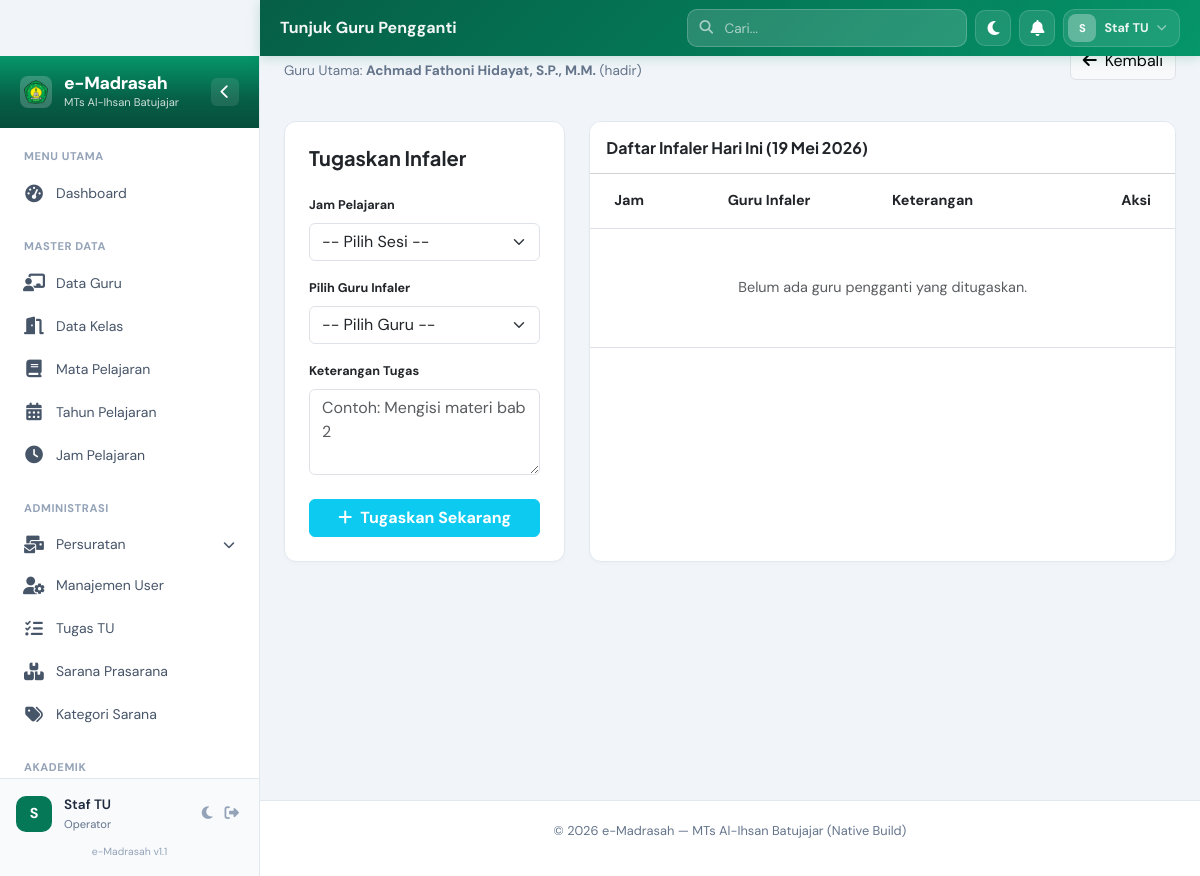
Screenshot of /modules/absensi/pengganti.php?agenda_id=1 (signed in) with the database file from the repository.
### tables this page shows
CREATE TABLE `agenda_guru` (
  `id` bigint unsigned NOT NULL AUTO_INCREMENT,
  `tanggal` date NOT NULL,
  `guru_id` bigint unsigned NOT NULL,
  `status` enum('hadir','izin','sakit','alpha') NOT NULL DEFAULT 'hadir',
  `keterangan` text,
  `created_at` timestamp NULL DEFAULT NULL,
  `updated_at` timestamp NULL DEFAULT NULL,
  PRIMARY KEY (`id`),
  UNIQUE KEY `agenda_guru_tanggal_guru_id_unique` (`tanggal`,`guru_id`),
  KEY `agenda_guru_guru_id_foreign` (`guru_id`),
  CONSTRAINT `agenda_guru_guru_id_foreign` FOREIGN KEY (`guru_id`) REFERENCES `gurus` (`id`) ON DELETE CASCADE
);

CREATE TABLE `gurus` (
  `id` bigint unsigned NOT NULL AUTO_INCREMENT,
  `user_id` bigint unsigned DEFAULT NULL,
  `email` varchar(255) DEFAULT NULL,
  `phone` varchar(20) DEFAULT NULL,
  `nip` varchar(50) DEFAULT NULL,
  `status` enum('aktif','cuti','pensiun') DEFAULT 'aktif',
  `kode` varchar(255) NOT NULL,
  `nama` varchar(255) NOT NULL,
  `bidang_studi` varchar(255) DEFAULT NULL,
  `jam_tidak_tersedia` json DEFAULT NULL,
  `created_at` timestamp NULL DEFAULT NULL,
  `updated_at` timestamp NULL DEFAULT NULL,
  PRIMARY KEY (`id`),
  UNIQUE KEY `gurus_kode_unique` (`kode`),
  UNIQUE KEY `email` (`email`),
  UNIQUE KEY `nip` (`nip`),
  KEY `idx_user_id` (`user_id`),
  KEY `idx_status` (`status`)
);

### includes/functions.php (called while the page is built, shortened)
<?php
function tgl_indo($tanggal) {
    $bulan = array (1 => 'Januari', 'Februari', 'Maret', 'April', 'Mei', 'Juni', 'Juli', 'Agustus', 'September', 'Oktober', 'November', 'Desember');
    $pecahkan = explode('-', $tanggal);
    return $pecahkan[2] . ' ' . $bulan[ (int)$pecahkan[1] ] . ' ' . $pecahkan[0];
}
?>

### modules/absensi/pengganti.php (the view, shortened to what this page needs)
<?php
include __DIR__ . '/../../includes/header.php';
$agenda_id = isset($_GET['agenda_id']) ? (int)$_GET['agenda_id'] : 0;
$stmt = $pdo->prepare("
    SELECT a.*, g.nama as nama_guru, g.kode as kode_guru
    FROM agenda_guru a
    JOIN gurus g ON a.guru_id = g.id
    WHERE a.id = ?
");
$stmt->execute([$agenda_id]);
$agenda = $stmt->fetch();
$stmt_ex = $pdo->prepare("
    SELECT gp.*, g.nama as nama_pengganti
    FROM guru_pengganti gp
    JOIN gurus g ON gp.guru_pengganti_id = g.id
    WHERE gp.agenda_guru_id = ?
");
$stmt_ex->execute([$agenda_id]);
$existing_pengganti = $stmt_ex->fetchAll();
?>
<div class="page-header mb-4 fade-in">
    <div>
        <h2 class="page-title"><i class="fas fa-user-friends me-2 text-info"></i>Manajemen Guru Pengganti</h2>
        <p class="page-subtitle">Guru Utama: <strong><?php echo $agenda['nama_guru']; ?></strong> (<?php echo $agenda['status']; ?>)</p>
    </div>
    <div>
        <a href="index.php?tanggal=<?php echo $agenda['tanggal']; ?>" class="btn btn-light border">
            <i class="fas fa-arrow-left me-2"></i>Kembali
        </a>
    </div>
</div>
<div class="row g-4 fade-in">
    <div class="col-xl-4">
        <div class="card border-0 shadow-sm p-4 h-100">
            <h5 class="fw-bold mb-4">Tugaskan Infaler</h5>
            <form action="store_pengganti.php" method="POST">
                <div class="mb-3">
                    <label class="form-label small fw-bold">Jam Pelajaran</label>
                    <select name="jam_pelajaran_id" class="form-select" required>
                        <option value="">-- Pilih Sesi --</option>
                    </select>
                </div>
                <div class="mb-3">
                    <label class="form-label small fw-bold">Pilih Guru Infaler</label>
                    <select name="guru_pengganti_id" class="form-select" required>
                        <option value="">-- Pilih Guru --</option>
                    </select>
                </div>
                <div class="mb-4">
                    <label class="form-label small fw-bold">Keterangan Tugas</label>
                    <textarea name="keterangan" class="form-control" rows="3" placeholder="Contoh: Mengisi materi bab 2"></textarea>
                </div>
                <div class="d-grid">
                    <button type="submit" class="btn btn-info text-white fw-bold">
                        <i class="fas fa-plus me-2"></i>Tugaskan Sekarang
                    </button>
                </div>
            </form>
        </div>
    </div>
    <div class="col-xl-8">
        <div class="card border-0 shadow-sm overflow-hidden h-100">
            <div class="card-header bg-white py-3">
                <h6 class="mb-0 fw-bold">Daftar Infaler Hari Ini (<?php echo tgl_indo($agenda['tanggal']); ?>)</h6>
            </div>
            <div class="table-responsive">
                <table class="table table-hover align-middle mb-0">
                    <thead class="bg-gray-50">
                        <tr>
                            <th class="px-4 py-3">Jam</th>
                            <th class="py-3">Guru Infaler</th>
                            <th class="py-3">Keterangan</th>
                            <th class="px-4 py-3 text-end">Aksi</th>
                        </tr>
                    </thead>
                    <tbody>
                        <?php if (empty($existing_pengganti)): ?>
                        <tr>
                            <td colspan="4" class="text-center py-5 text-muted">Belum ada guru pengganti yang ditugaskan.</td>
                        </tr>
                        <?php endif; ?>
                    </tbody>
                </table>
            </div>
        </div>
    </div>
</div>
<?php include __DIR__ . '/../../includes/footer.php'; ?>

### assets/css/custom.css (style rules this page uses)
:root { --em-green-950: #022c22; --em-green-900: #064e3b; --em-green-800: #065f46; --em-green-700: #047857; --em-green-600: #059669; --em-green-500: #10b981; --em-green-200: #a7f3d0; --em-green-100: #d1fae5; --em-green-50 : #f0fdf4; --em-gold : #b45309; --em-gold-light: #fef3c7; --em-gray-950: #020617; --em-gray-900: #0f172a; --em-gray-800: #1e293b; --em-gray-700: #334155; --em-gray-600: #475569; --em-gray-500: #64748b; --em-gray-400: #94a3b8; --em-gray-300: #cbd5e1; --em-gray-200: #e2e8f0; --em-gray-100: #f1f5f9; --em-gray-50 : #f8fafc; --em-white : #ffffff; --em-primary : var(--em-green-700); --em-primary-dark : var(--em-green-800); --em-primary-darker : var(--em-green-900); --em-surface : var(--em-white); --em-bg : #f1f5f9; --em-border : #e2e8f0; --em-text : #1e293b; --em-text-muted : #64748b; --em-sidebar-w : 260px; --em-sidebar-collapsed-w: 75px; --em-header-h : 56px; --em-r-md : 10px; --em-r-lg : 14px; --em-r-xl : 20px; --em-r-full: 9999px; --em-ease : cubic-bezier(0.4, 0, 0.2, 1); --em-dur : 250ms; }
body { font-family: 'DM Sans', 'Segoe UI', system-ui, sans-serif; background: var(--em-bg); color: var(--em-text); font-size: 0.9rem; -webkit-font-smoothing: antialiased; overflow-x: hidden; transition: background-color 0.3s ease, color 0.3s ease; }
h1, h2, h3, h4, h5, h6 { font-family: 'Plus Jakarta Sans', sans-serif; font-weight: 700; }
.fade-in { animation: emFadeIn 0.5s ease both; }
.card { border-radius: 12px !important; border: 1px solid var(--em-border) !important; box-shadow: 0 2px 4px rgba(0,0,0,0.02) !important; background: var(--em-white); transition: transform 0.2s, box-shadow 0.2s; }
.fade-in { animation: fadeIn 0.4s ease-out; }
.page-header { display: flex; flex-wrap: wrap; gap: 16px; justify-content: space-between; align-items: center; margin-bottom: 24px; }
.page-title { font-size: 1.5rem; font-weight: 800; color: var(--em-gray-900); }
.page-subtitle { font-size: 0.85rem; color: var(--em-gray-500); }

### rows the page displays
agenda_guru: guru.nama "Achmad Fathoni Hidayat, S.P., M.M.", status "hadir", tanggal "19 Mei 2026"

### other values shown
$page_title "Tunjuk Guru Pengganti"
substr($_SESSION['user_name'] ?? 'A', 0, 1) "S"
$_SESSION['user_name'] "Staf TU"
$_SESSION['user_role'] "Operator"
